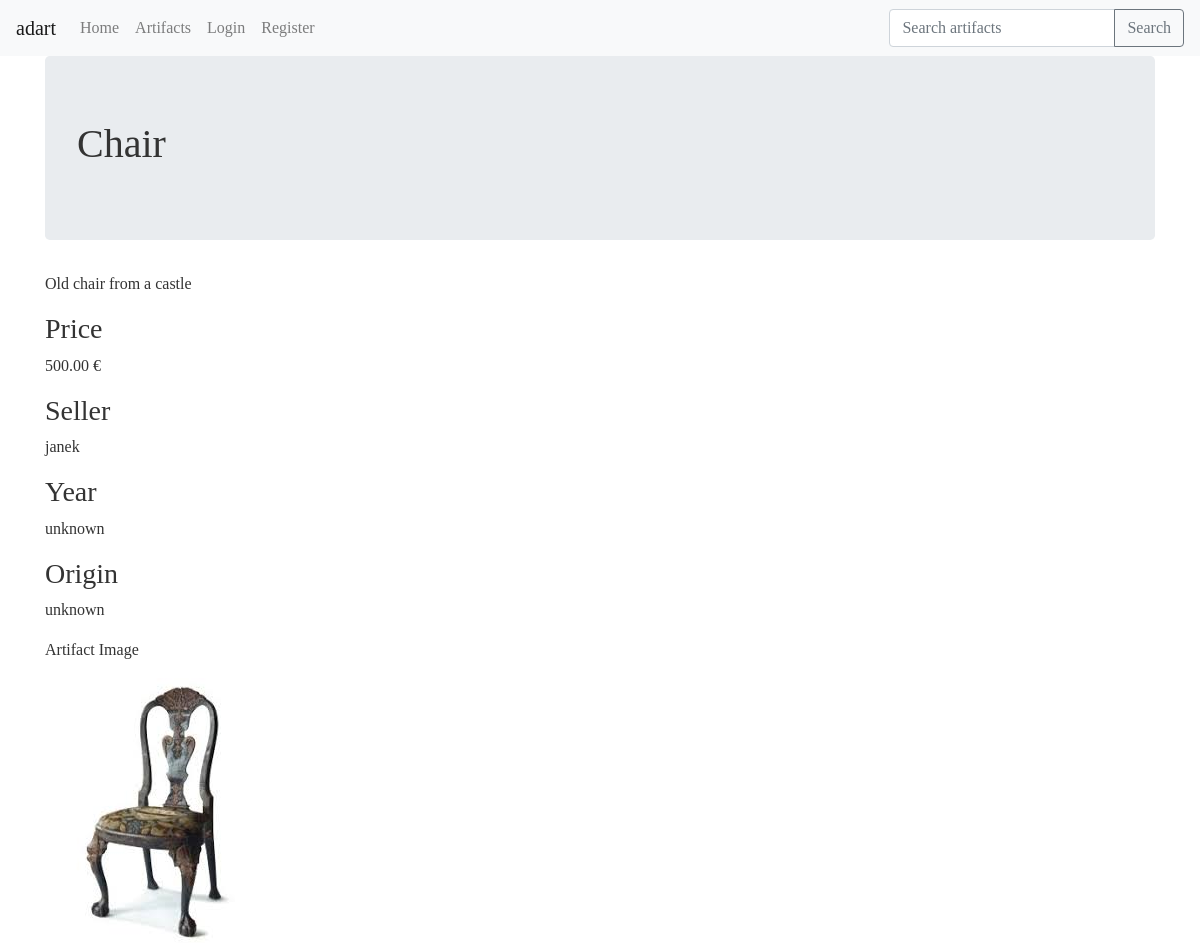
The app's page /artifacts/2/, older data.
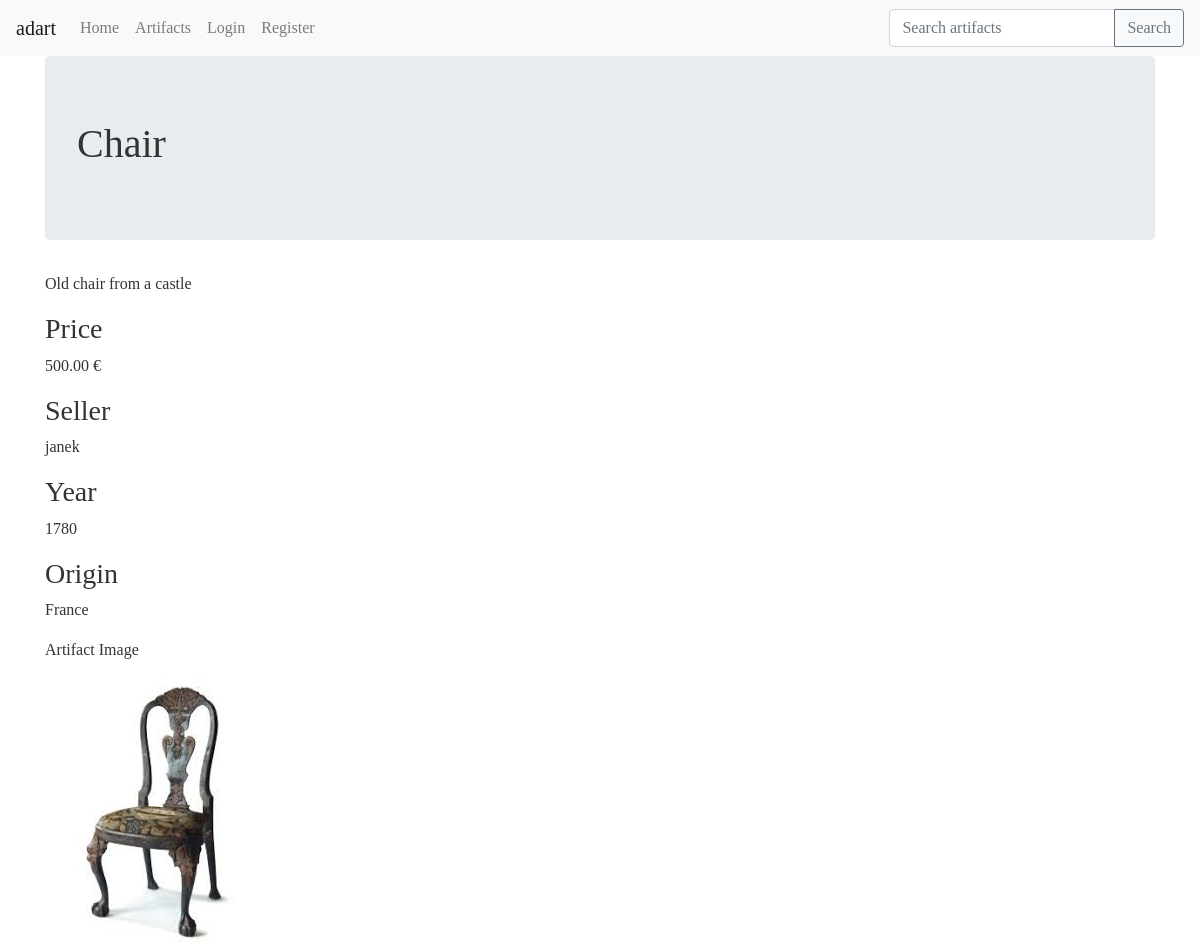
The same page, newer data.
### artifacts/models.py (models this page shows, shortened)
class Artifact(models.Model):
    title = models.CharField(max_length=120)
    slug = models.SlugField(blank=True)
    description = models.TextField()
    min_price = models.DecimalField(decimal_places=2, max_digits=20, null=True)
    price = models.DecimalField(decimal_places=2, max_digits=20, null=True)
    deadline = models.DateTimeField()
    seller = models.ForeignKey(User)
    sold = models.BooleanField(default=False)
    image = models.ImageField(
        upload_to=upload_image_path, null=True, blank=True)
    year = models.CharField(max_length=120, default='unknown')
    origin = models.CharField(max_length=120, default='unknown')
    featured = models.BooleanField(default=False)
    objects = ArtifactManager()

### artifacts/views.py (the view)
# urls.py: url(r'artifacts/(?P<pk>\d+)/$', ArtifactDetailView.as_view()),
class ArtifactDetailView(DetailView):
    template_name = 'artifacts/details.html'
    def get_object(self, *args, **kwargs):
        request = self.request
        pk = self.kwargs.get('pk')
        instance = Artifact.objects.get_by_id(pk)
        if instance is None:
            raise Http404("Artifact does not exist")
        return instance

### artifacts/models.py (called while the page is built)
    def get_queryset(self):
        return ArtifactQuerySet(self.model, using=self._db)

    def get_by_id(self, id):
        qs = self.get_queryset().filter(id=id)
        if qs.count() == 1:
            return qs.first()
        return None

### artifacts/templates/artifacts/details.html
{% extends 'base.html' %} {% block content%}
<div class="container">
  <div class="jumbotron">
    <h1>{{ artifact.title }}</h1>
  </div>
  <p>{{ artifact.description }}</p>
  <h3>Price</h3>
  <p>{{ artifact.price }} €</p>
  <h3>Seller</h3>
  <p>{{ artifact.seller }}</p>
  <h3>Year</h3>
  <p>{{ artifact.year }}</p>
  <h3>Origin</h3>
  <p>{{ artifact.origin }}</p>
  {% if artifact.image %}
  <p>Artifact Image</p>
  <img src="{{ artifact.image.url }}" class="img-fluid" />
  {% endif %}
</div>
{% endblock %}

Row changes from the older to the newer data that the page shows:
changed Artifact "Chair": year "unknown" → "1780"; origin "unknown" → "France"
